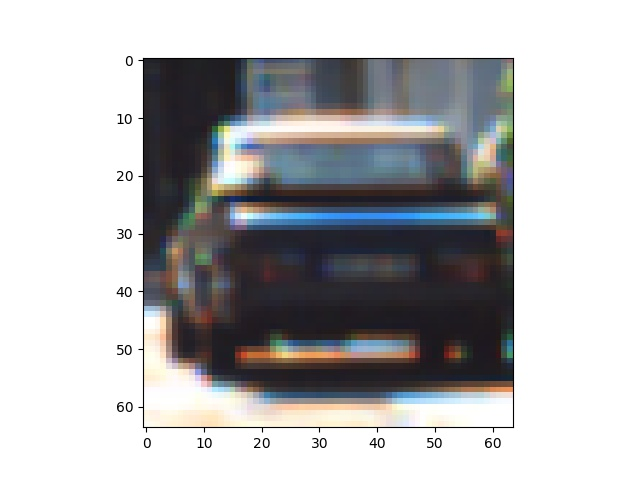
#> input picture examples/example_car.jpg, 640 x 480 px; its folder holds only this picture in this run
$ python -i utils.py   (imports and definitions only)
#> lines starting #> are read from the running program, lines starting #| are printed output that depends on the picture
import matplotlib.image as mpimg
import matplotlib.pyplot as plt
import numpy as np
import cv2
import glob
import time
from sklearn.svm import LinearSVC
from sklearn.preprocessing import StandardScaler
from skimage.feature import hog

# [21 lines left out: functions extract_bin_spatial, extract_color_hist, not called in this run]

# Define a function to compute binned color features
def bin_spatial(img, size=(32, 32)):
    # Use cv2.resize().ravel() to create the feature vector
    features = cv2.resize(img, size).ravel()
    # Return the feature vector
    return features

# Define a function to compute color histogram features
def color_hist(img, nbins=32, bins_range=(0, 256)):
    # Compute the histogram of the color channels separately
    channel1_hist = np.histogram(img[:,:,0], bins=nbins, range=bins_range)
    channel2_hist = np.histogram(img[:,:,1], bins=nbins, range=bins_range)
    channel3_hist = np.histogram(img[:,:,2], bins=nbins, range=bins_range)
    # Concatenate the histograms into a single feature vector
    hist_features = np.concatenate((channel1_hist[0], channel2_hist[0], channel3_hist[0]))
    # Return the individual histograms, bin_centers and feature vector
    return hist_features

# Define a function to extract features from a list of images
# Have this function call bin_spatial() and color_hist()
# [127 lines left out: functions extract_spatial_hist_features, convert_color, extract_hog_features, draw_boxes, slide_window, not called in this run]

# Define a function to return HOG features and visualization
def get_hog_features(img, orient, pix_per_cell, cell_per_block,
                        vis=False, feature_vec=True):
    # Call with two outputs if vis==True
    if vis == True:
        features, hog_image = hog(img, orientations=orient,
                                  pixels_per_cell=(pix_per_cell, pix_per_cell),
                                  cells_per_block=(cell_per_block, cell_per_block),
                                  transform_sqrt=True,
                                  visualise=vis, feature_vector=feature_vec)
        return features, hog_image
    # Otherwise call with one output
    else:
        features = hog(img, orientations=orient,
                       pixels_per_cell=(pix_per_cell, pix_per_cell),
                       cells_per_block=(cell_per_block, cell_per_block),
                       transform_sqrt=True,
                       visualise=vis, feature_vector=feature_vec)
        return features


# Define a function to extract features from a single image window
# This function is very similar to extract_features()
# just for a single image rather than list of images
def single_img_features(img, color_space='RGB', spatial_size=(32, 32),
                        hist_bins=32, orient=9,
                        pix_per_cell=8, cell_per_block=2, hog_channel=0,
                        spatial_feat=True, hist_feat=True, hog_feat=True):
    # 1) Define an empty list to receive features
    img_features = []
    # 2) Apply color conversion if other than 'RGB'
    if color_space != 'RGB':
        if color_space == 'HSV':
            feature_image = cv2.cvtColor(img, cv2.COLOR_RGB2HSV)
        elif color_space == 'LUV':
            feature_image = cv2.cvtColor(img, cv2.COLOR_RGB2LUV)
        elif color_space == 'HLS':
            feature_image = cv2.cvtColor(img, cv2.COLOR_RGB2HLS)
        elif color_space == 'YUV':
            feature_image = cv2.cvtColor(img, cv2.COLOR_RGB2YUV)
        elif color_space == 'YCrCb':
            feature_image = cv2.cvtColor(img, cv2.COLOR_RGB2YCrCb)
    else:
        feature_image = np.copy(img)
    # 3) Compute spatial features if flag is set
    if spatial_feat == True:
        spatial_features = bin_spatial(feature_image, size=spatial_size)
        # 4) Append features to list
        img_features.append(spatial_features)
    # 5) Compute histogram features if flag is set
    if hist_feat == True:
        hist_features = color_hist(feature_image, nbins=hist_bins)
        # 6) Append features to list
        img_features.append(hist_features)
    # 7) Compute HOG features if flag is set
    if hog_feat == True:
        if hog_channel == 'ALL':
            hog_features = []
            for channel in range(feature_image.shape[2]):
                hog_features.extend(get_hog_features(feature_image[:, :, channel],
                                                     orient, pix_per_cell, cell_per_block,
                                                     vis=False, feature_vec=True))
        else:
            hog_features = get_hog_features(feature_image[:, :, hog_channel], orient,
                                            pix_per_cell, cell_per_block, vis=False, feature_vec=True)
        # 8) Append features to list
        img_features.append(hog_features)

    # 9) Return concatenated array of features
    return np.concatenate(img_features)


# Define a function you will pass an image
# and the list of windows to be searched (output of slide_windows())
# [74 lines left out: functions search_windows, add_heat, apply_threshold, draw_labeled_bboxes, not called in this run]

>>> import cv2
>>> picture = cv2.cvtColor(cv2.imread('examples/example_car.jpg'), cv2.COLOR_BGR2RGB)
>>> result = single_img_features(picture)
#> in bin_spatial, `features = cv2.resize(img, size).ravel()`: features = 3072 values, max 255 at index 0, min 0 at index 2711, mean 178.2
#> in single_img_features, `spatial_features = bin_spatial(feature_image, size=spatial_size)`: spatial_features has the same summary as features in bin_spatial
#> in color_hist, `hist_features = np.concatenate((channel1_hist[0], channel2_hist[0], ch..`: hist_features = 96 values, max 178308 at index 31, min 97 at index 33, mean 9600
#> in get_hog_features, `features = hog(img, orientations=orient, pixels_per_cell=(pix_per_cell..`:
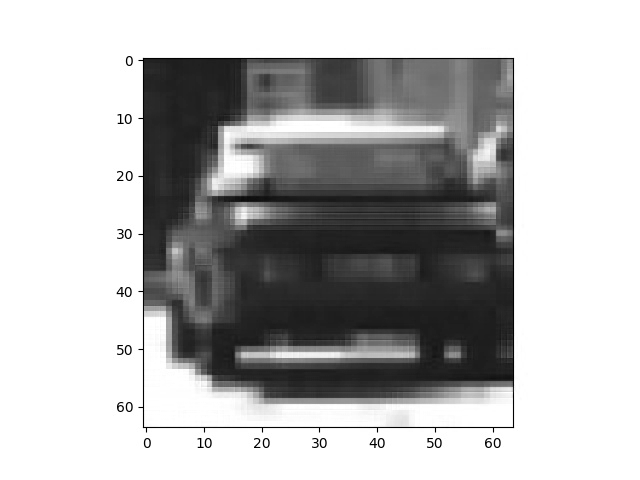
#> img: shape (480, 640); min 0, max 255, mean 182.6

$ run again, on examples/example_noncar.jpg
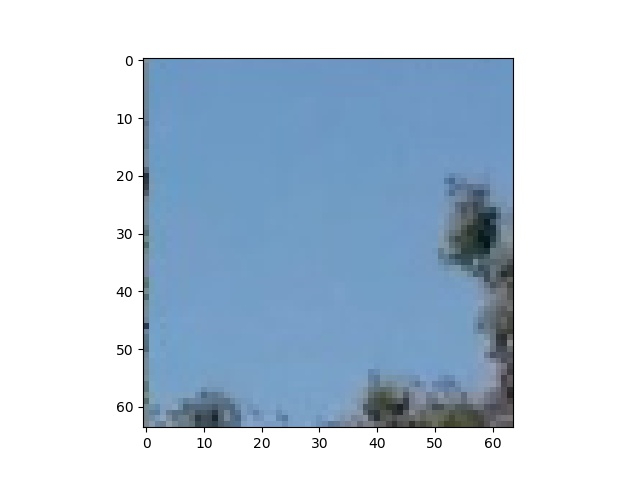
#> input picture examples/example_noncar.jpg, 640 x 480 px
#> features = 3072 values, max 255 at index 0, min 0 at index 2709, mean 201.9
#> spatial_features has the same summary as features in bin_spatial
#> in color_hist, `hist_features = np.concatenate((channel1_hist[0], channel2_hist[0], ch..`: hist_features = 96 values, max 167021 at index 95, min 10 at index 23, mean 9600
#> in get_hog_features, `features = hog(img, orientations=orient, pixels_per_cell=(pix_per_cell..`:
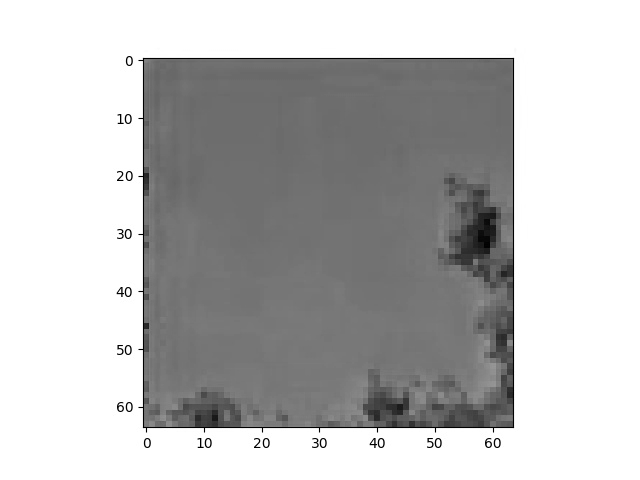
#> img: shape (480, 640); min 0, max 255, mean 189.4
